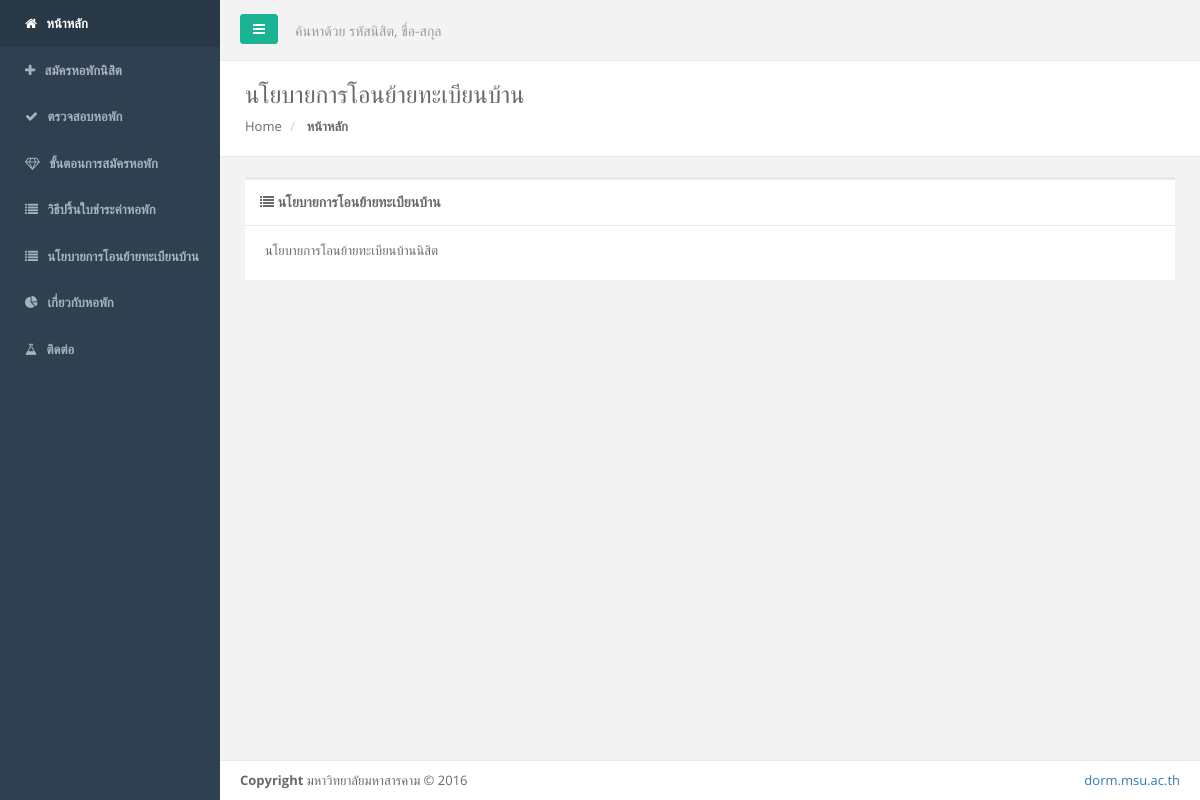
The app's page /index.php/admin_system/help_lop with its own data.
### tables this page shows
CREATE TABLE IF NOT EXISTS `tbl_menu_user` (
  `me_id` int(1) NOT NULL AUTO_INCREMENT,
  `home` varchar(50) NOT NULL,
  `register` varchar(50) NOT NULL,
  `check_dorm` varchar(50) NOT NULL,
  `help_regis` varchar(50) NOT NULL,
  `help_print` varchar(255) NOT NULL,
  `help_lop` varchar(255) NOT NULL,
  `about` varchar(50) NOT NULL,
  `contact` varchar(50) NOT NULL,
  PRIMARY KEY (`me_id`)
);

CREATE TABLE IF NOT EXISTS `tbl_genaral` (
  `g_id` int(11) NOT NULL AUTO_INCREMENT,
  `g_data` text NOT NULL,
  PRIMARY KEY (`g_id`)
);

### application/controllers/Admin_system.php (called while the page is built, shortened)
<?php
Class Admin_system extends CI_Controller{
	public function __construct(){
		$this->load->model('admin_system_model');
	}
	public function help_lop(){
		$q = $this->admin_system_model->get_lop();
		$data = array(
			'rs' => $q->result()
		);
		$this->load->view('system/help-lop',$data);
	}
}

### index.php (called while the page is built, shortened)
<?php
require_once BASEPATH.'core/CodeIgniter.php';

### application/models/Admin_system_model.php (called while the page is built, shortened)
<?php
Class Admin_system_model extends CI_Model{
	public function get_lop(){
		return $this->db->where('g_id',7)->get('tbl_genaral');
	}
}

### application/views/template/user/lib-top.php (the view, shortened to what this page needs)
<?php
$q = $this->db->where('me_id','1')->get('tbl_menu_user');
$result = $q->result();
?>
<!DOCTYPE html>
<html>
<head>
    <link href="css/bootstrap.min.css" rel="stylesheet">
    <link href="font-awesome/css/font-awesome.css" rel="stylesheet">
    <link href="css/plugins/iCheck/custom.css" rel="stylesheet">
    <link href="css/plugins/sweetalert/sweetalert.css" rel="stylesheet">
    <link href="css/plugins/dataTables/datatables.min.css" rel="stylesheet">
    <link href="css/animate.css" rel="stylesheet">
    <link href="css/style.css" rel="stylesheet">
    <link href="css/plugins/awesome-bootstrap-checkbox/awesome-bootstrap-checkbox.css" rel="stylesheet">
    <link rel="stylesheet" href="//code.jquery.com/ui/1.12.1/themes/base/jquery-ui.css">
    <link rel="stylesheet" type="text/css" href="https://cdn.jsdelivr.net/npm/cookieconsent@3/build/cookieconsent.min.css" />
</head>
<body id="body">
    <div id="wrapper">
    <nav class="navbar-default navbar-static-side" role="navigation">
        <div class="sidebar-collapse">
            <ul class="nav metismenu" id="side-menu">
                <li class="<?php if($this->uri->segment(1) == 'welcome'){echo "active";} ?>">
                    <a href="welcome"><i class="fa fa-home"></i> <span class="nav-label">
                        <?=$result[0]->home?>
                    </span></a>
                </li>
                <li class="<?php if($this->uri->segment(1) == 'register'){echo "active";} ?>">
                    <a href="register"><i class="fa fa-plus"></i> <span class="nav-label">
                        <?=$result[0]->register?>
                    </span></a>
                </li>
                <li class="<?php if($this->uri->segment(1) == 'check-dorm'){echo "active";} ?>">
                    <a href="check-dorm"><i class="fa fa-check"></i> <span class="nav-label">
                        <?=$result[0]->check_dorm?>
                    </span></a>
                </li>
                <li class="<?php if($this->uri->segment(1) == 'help-register'){echo "active";} ?>">
                    <a href="help-register"><i class="fa fa-diamond"></i> <span class="nav-label">
                        <?=$result[0]->help_regis?>
                    </span></a>
                </li>
                <li class="<?php if($this->uri->segment(1) == 'help-print'){echo "active";} ?>">
                    <a href="help-print"><i class="fa fa-list"></i> <span class="nav-label">
                        <?=$result[0]->help_print?>
                    </span></a>
                </li>
                <li class="<?php if($this->uri->segment(1) == 'help-lop'){echo "active";} ?>">
                    <a href="help-lop"><i class="fa fa-list"></i> <span class="nav-label">
                        <?=$result[0]->help_lop?>
                    </span></a>
                </li>
                <li class="<?php if($this->uri->segment(1) == 'about'){echo "active";} ?>">
                    <a href="about"><i class="fa fa-pie-chart"></i> <span class="nav-label">
                        <?=$result[0]->about?>
                    </span>  </a>
                </li>
                <li class="<?php if($this->uri->segment(1) == 'contact'){echo "active";} ?>">
                    <a href="contact"><i class="fa fa-flask"></i> <span class="nav-label">
                        <?=$result[0]->contact?>
                    </span></a>
                </li>
            </ul>
        </div>
    </nav>
        <div id="page-wrapper" class="gray-bg">
        <div class="row border-bottom">
        <nav class="navbar navbar-static-top" role="navigation" style="margin-bottom: 0">
        <div class="navbar-header">
            <a class="navbar-minimalize minimalize-styl-2 btn btn-primary " href="#"><i class="fa fa-bars"></i> </a>
            <form action="search" role="search" method="get" class="navbar-form-custom">
                <div class="form-group">
                    <input name="q" type="text" placeholder="ค้นหาด้วย รหัสนิสิต, ชื่อ-สกุล" required class="form-control" name="top-search" id="top-search" value="<?php if(@$_GET['q'] != ''){echo @$_GET['q'];} ?>">
                </div>
            </form>
        </div>
        </nav>
        </div>

### application/views/system/help-lop.php (shortened to what this page needs)
<?php $this->load->view('template/user/lib-top'); ?>
<div class="row wrapper border-bottom white-bg page-heading">
    <div class="col-lg-12">
    <h2>นโยบายการโอนย้ายทะเบียนบ้าน</h2>
        <ol class="breadcrumb">
            <li>
                <a href="admin-welcome">Home</a>
            </li>
            <li class="active">
                <strong>หน้าหลัก</strong>
            </li>
        </ol>
    </div>
</div>
<div class="row">
    <div class="col-lg-12">
        <div class="wrapper wrapper-content animated fadeInRight">
        	<div class="i-box">
                <div class="ibox-title">
                    <h5>
                        <i class="fa fa-list"></i>
                        นโยบายการโอนย้ายทะเบียนบ้าน
                    </h5>
                </div>
                <div class="ibox-content">
                    <?=$rs[0]->g_data?>
                </div>
            </div>
        </div>
    </div>
</div>

### records on screen
tbl_menu_user: home "หน้าหลัก", register "สมัครหอพักนิสิต", check_dorm "ตรวจสอบหอพัก", help_regis "ขั้นตอนการสมัครหอพัก", help_print "วิธีปริ้นใบชำระค่าหอพัก", help_lop "นโยบายการโอนย้ายทะเบียนบ้าน", about "เกี่ยวกับหอพัก", contact "ติดต่อ"
tbl_genaral: g_data "นโยบายการโอนย้ายทะเบียนบ้านนิสิต"
